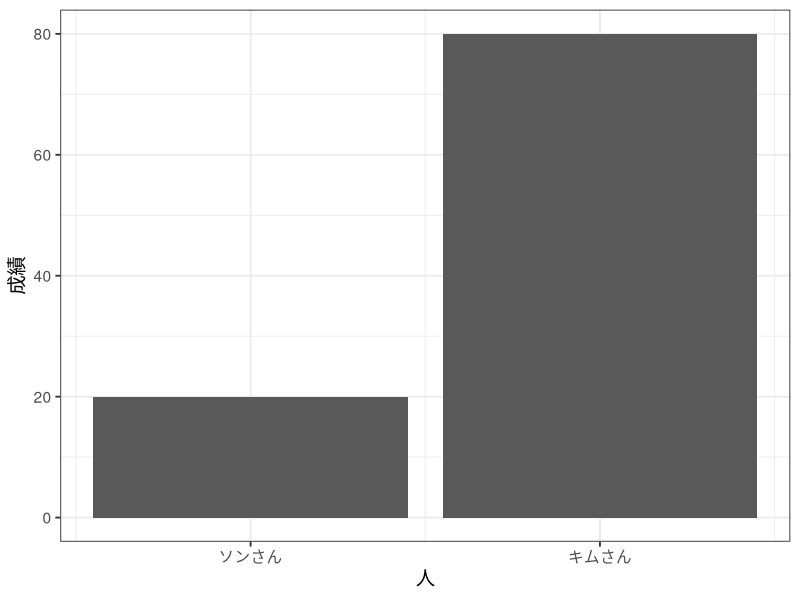
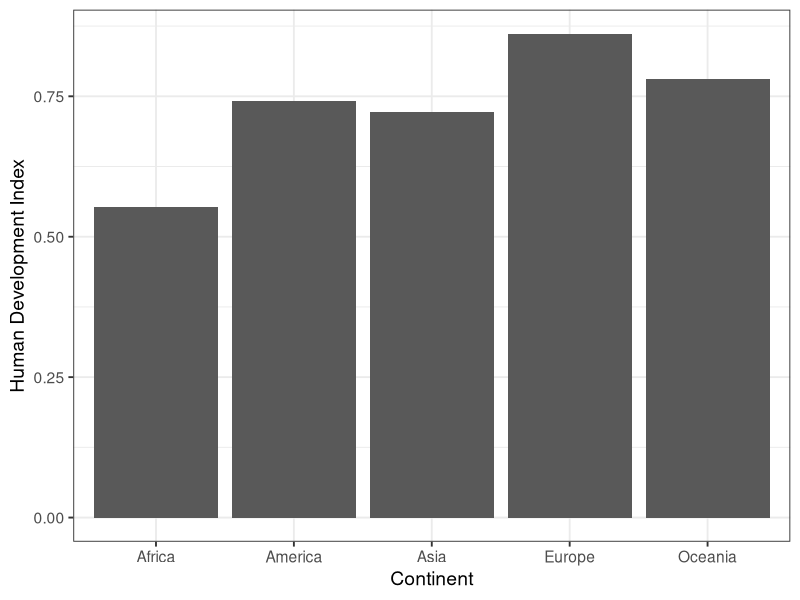
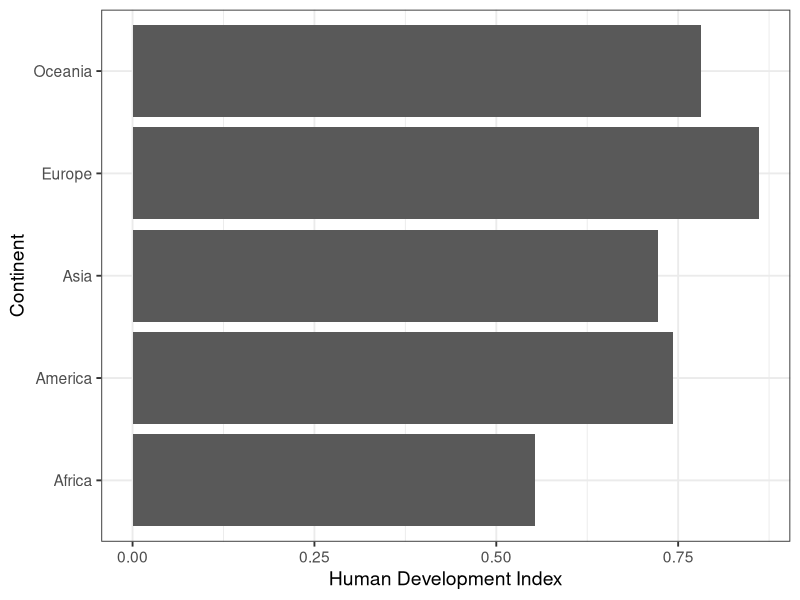
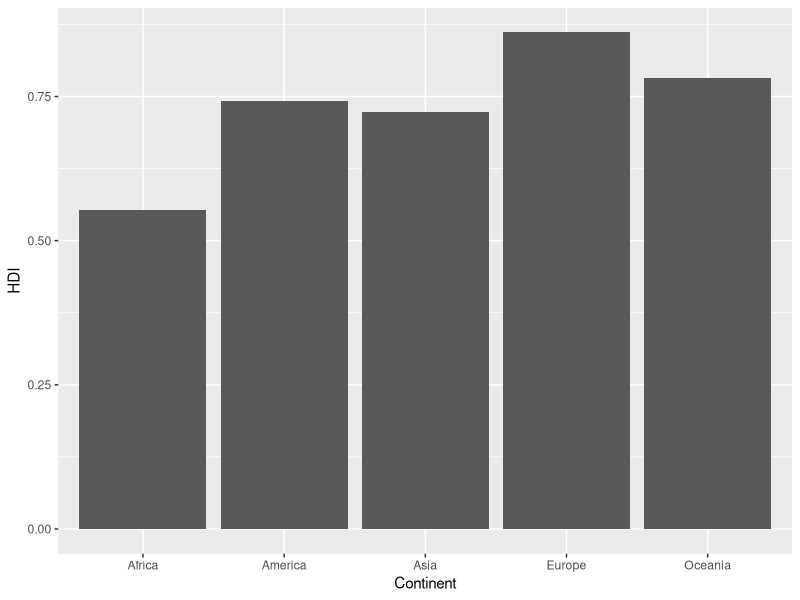
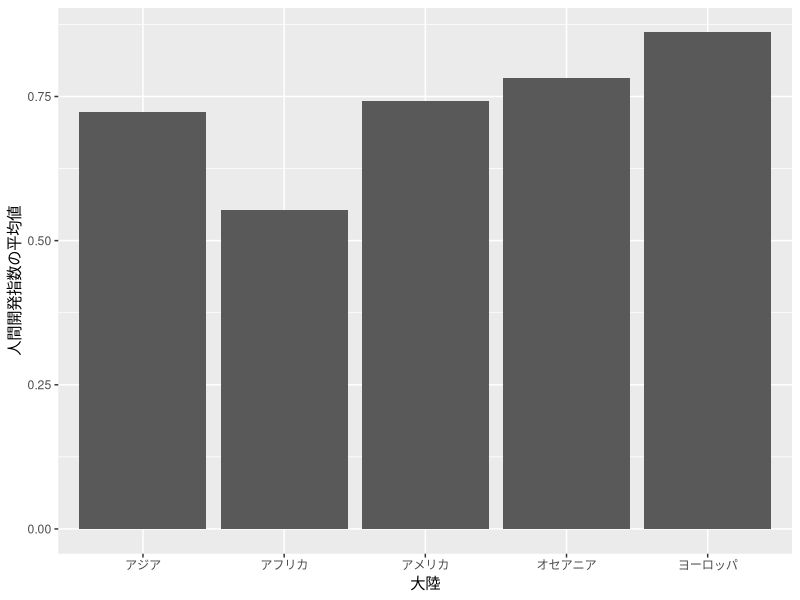
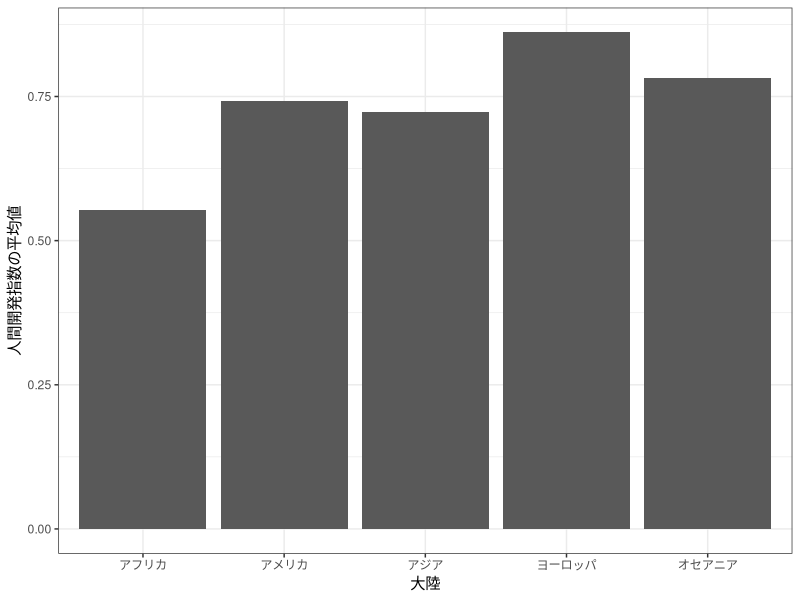
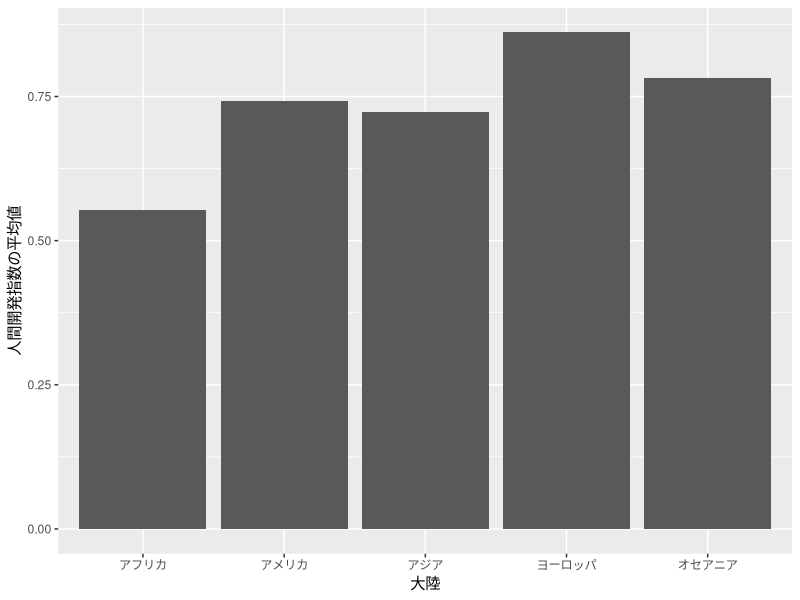
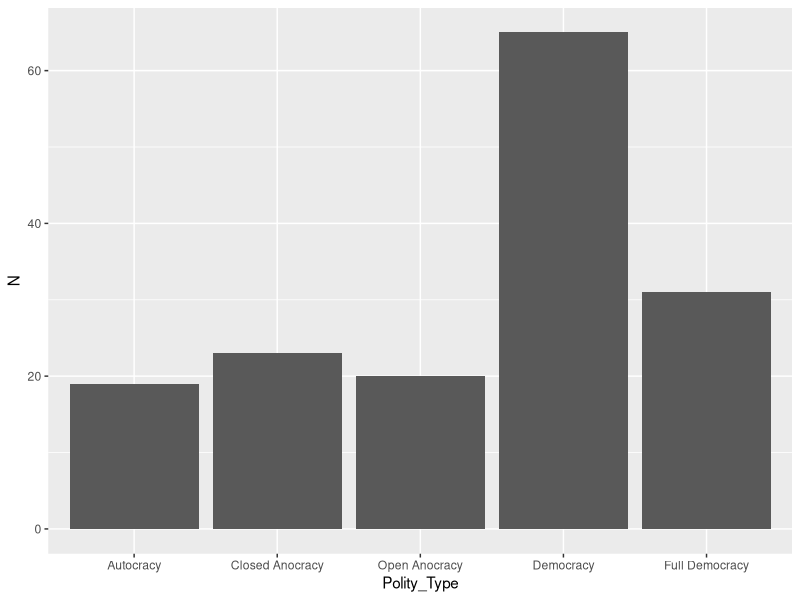

The R script that drew these images, in order: (Note: this script raises an error after producing the figures.)
## ---- chunk 1
#| include: false
library(tidyverse)
knitr::opts_chunk$set(dev       = "ragg_png",
                      dpi       = 300,
                      fig.align = "center",
                      echo      = TRUE)
df <- read_csv("Data/Micro09.csv")
## ---- chunk 2
#| message: false
library(tidyverse)
df <- read_csv("Data/Micro09.csv")
## ---- chunk 3
#| echo: false
tibble(x = 1:2,
       y = c(20, 80)) %>%
  ggplot() +
  geom_bar(aes(x = x, y = y), stat = "identity") +
  scale_x_continuous(breaks = 1:2, labels = c("ソンさん", "キムさん")) +
  labs(x = "人", y = "成績") +
  theme_bw(base_size = 14)
## ---- chunk 4
#| fig-cap: 2つの棒グラフ
#| fig-subcap: 
#|   - "xが大陸、yが人間開発指数"
#|   - "yが大陸、xが人間開発指数"
#| layout-ncol: 2
#| echo: false
#| fig-width: 5
#| fig-height: 4
df %>%
   group_by(Continent) %>%
   summarise(HDI = mean(HDI_2018, na.rm = TRUE)) %>%
   ggplot() +
   geom_bar(aes(x = Continent, y = HDI), stat = "identity") +
   labs(y = "Human Development Index") +
   theme_bw(base_size   = 14)

df %>%
   group_by(Continent) %>%
   summarise(HDI = mean(HDI_2018, na.rm = TRUE)) %>%
   ggplot() +
   geom_bar(aes(y = Continent, x = HDI), stat = "identity") +
   labs(x = "Human Development Index") +
   theme_bw(base_size   = 14)
## ---- chunk 5
df2 <- df %>%
   group_by(Continent) %>%
   summarise(HDI = mean(HDI_2018, na.rm = TRUE))

df2
## ---- chunk 6
#| fig-width: 5
#| fig-height: 2.8
#| code-line-numbers: "3"
bar_plot1 <- df2 %>%
  ggplot() +
  geom_bar(aes(x = Continent, y = HDI), stat = "identity")

bar_plot1
## ---- chunk 7
df2 <- df2 %>%
   mutate(Continent_J = case_when(Continent == "Asia"    ~ "アジア",
                                  Continent == "Africa"  ~ "アフリカ",
                                  Continent == "America" ~ "アメリカ",
                                  Continent == "Europe"  ~ "ヨーロッパ",
                                  TRUE                   ~ "オセアニア"))

df2
## ---- chunk 8
#| fig-width: 8
#| fig-height: 3.2
#| code-line-numbers: "4"
df2 %>%
   ggplot() +
   geom_bar(aes(x = Continent_J, y = HDI), stat = "identity") +
   labs(x = "大陸", y = "人間開発指数の平均値")
## ---- chunk 9
#| fig-width: 8
#| fig-height: 3.5
#| code-line-numbers: "2-4"
df2 %>%
   mutate(Continent_J = factor(Continent_J, 
                               levels = c("アフリカ", "アメリカ", "アジア", 
                                          "ヨーロッパ", "オセアニア"))) %>% 
   ggplot() +
   geom_bar(aes(x = Continent_J, y = HDI), stat = "identity") +
   labs(x = "大陸", y = "人間開発指数の平均値") +
   theme_bw() # Black and Whiteテーマも使ってみよう
## ---- chunk 10
df2
## ---- chunk 11
#| fig-width: 8
#| fig-height: 3.5
#| code-line-numbers: "2"
df2 %>%
   mutate(Continent_J = fct_inorder(Continent_J)) %>%
   ggplot() +
   geom_bar(aes(x = Continent_J, y = HDI), 
            stat = "identity") +
   labs(x = "大陸", y = "人間開発指数の平均値")
## ---- chunk 12
df3 <- df %>%
   drop_na(Polity_Type) %>%
   mutate(Polity_Type = factor(Polity_Type,
                               levels = c("Autocracy", "Closed Anocracy",
                                          "Open Anocracy", "Democracy",
                                          "Full Democracy"))) %>%
   group_by(Polity_Type) %>%
   summarise(N = n())

df3
## ---- chunk 13
#| fig-width: 8
#| fig-height: 3.5
df3 %>%
   ggplot() +
   geom_bar(aes(x = Polity_Type, y = N), stat = "identity")
## ---- chunk 14
df4 <- df %>%
   drop_na(Polity_Type) %>%
   mutate(Polity_Type = factor(Polity_Type,
                               levels = c("Autocracy", "Closed Anocracy",
                                          "Open Anocracy", "Democracy",
                                          "Full Democracy"))) %>%
   group_by(Polity_Type, Continent) %>%
   summarise(N       = n(),
             .groups = "drop")

df4
## ---- chunk 15
#| fig-width: 8
#| fig-height: 3
#| code-line-numbers: "3"
df4 %>%
  ggplot() +
  geom_bar(aes(x = Polity_Type, y = N, fill = Continent), stat = "identity")
## ---- chunk 16
#| fig-width: 8
#| fig-height: 3
#| code-line-numbers: "4"
df4 %>%
  ggplot() +
  geom_bar(aes(x = Polity_Type, y = N, fill = Continent), stat = "identity",
           position = "dodge")
## ---- chunk 17
#| fig-width: 8
#| fig-height: 3
#| code-line-numbers: "5"
df4 %>%
  ggplot() +
  geom_bar(aes(x = Polity_Type, y = N, fill = Continent), stat = "identity",
           position = "dodge") +
  theme(legend.position = "bottom")
## ---- chunk 18
#| fig-width: 8
#| fig-height: 3
#| code-line-numbers: "3"
df4 %>%
  ggplot() +
  geom_bar(aes(x = Continent, y = N, fill = Polity_Type), stat = "identity",
           position = "dodge") +
  labs(x = "Continent", y = "Number of Countries", fill = "Polity Type")
## ---- chunk 19
#| fig-width: 7
#| fig-height: 2.5
#| code-line-numbers: "4"
bar_plot2 <- df4 %>%
  ggplot() +
  geom_bar(aes(x = Polity_Type, y = N), stat = "identity") +
  facet_wrap(~ Continent, ncol = 5) # ncol/nrowで列/行数の指定が可能

bar_plot2
## ---- chunk 20
#| fig-width: 7
#| fig-height: 2.5
#| code-line-numbers: "3"
bar_plot3 <- bar_plot2 +
   theme_minimal() + # テーマを変えてみよう
   theme(axis.text.x = element_text(angle = 35, vjust = 1, hjust = 1)) # 35度回転

bar_plot3
## ---- chunk 21
#| code-line-numbers: "3"
#| fig-width: 8
#| fig-height: 3.25
bar_plot4 <- df4 %>%
  ggplot() +
  geom_bar(aes(x = N, y = Polity_Type), stat = "identity") +
  labs(x = "Number of Countries", y = "Poltiy Type") +
  facet_wrap(~ Continent, ncol = 5) + # 5列のファセット分割
  theme_minimal(base_size = 12)       # フォントサイズの調整も可能

bar_plot4
## ---- chunk 22
#| fig-cap: "ベクトル vs. ビットマップ"
#| fig-subcap: 
#|   - "ベクトル画像"
#|   - "ビットマップ画像"
#| layout-ncol: 2
#| echo: false
#| out-width: "300px"
knitr::include_graphics("Figs/12/PDF_Example.png")
knitr::include_graphics("Figs/12/PNG_Example.png")
## ---- chunk 23
#| echo: false
#| fig-width: 8
#| fig-height: 3.5
#| warning: false
#| message: false
df %>%
   ggplot() +
   geom_histogram(aes(x = HDI_2018), binwidth = 0.05) +
   labs(x = "人間開発指数 (2018年)", y = "国家数") +
   theme_gray(base_size   = 12)
## ---- chunk 24
#| fig-width: 8
#| fig-height: 3.5
#| warning: false
#| message: false
df %>%
  ggplot() +
  geom_histogram(aes(x = HDI_2018)) # HDI_2018のヒストグラム
## ---- chunk 25
#| fig-width: 8
#| fig-height: 3.5
#| warning: false
#| message: false
df %>%
  ggplot() +
  geom_histogram(aes(x = HDI_2018), bins = 10) # 棒を10本にする
## ---- chunk 26
#| fig-width: 8
#| fig-height: 3.5
#| warning: false
#| message: false
df %>%
  ggplot() +
  geom_histogram(aes(x = HDI_2018), binwidth = 0.05) # 棒の幅を0.05にする
## ---- chunk 27
#| fig-width: 8
#| fig-height: 3
#| warning: false
#| message: false
hist_plot1 <- df %>%
  ggplot() +
  geom_histogram(aes(x = HDI_2018), binwidth = 0.05, color = "white") +
  labs(x = "Human Development Index (2018)", y = "Number of Countries")
hist_plot1
## ---- chunk 28
#| fig-width: 8
#| fig-height: 3
#| warning: false
#| message: false
#| code-line-numbers: "2,3"
hist_plot2 <- hist_plot1 +
   scale_x_continuous(breaks = seq(0.4, 1.0, by = 0.1),
                      labels = seq(0.4, 1.0, by = 0.1))
## ---- chunk 29
#| fig-width: 8
#| fig-height: 3.4
#| warning: false
#| message: false
#| code-line-numbers: "2"
hist_plot1 +
   facet_wrap(~Continent, ncol = 6)
## ---- chunk 30
#| fig-width: 8
#| fig-height: 3
#| warning: false
#| message: false
#| code-line-numbers: "4,5"
df %>%
   mutate(OECD = if_else(OECD == 1, "OECD Members", "Others")) %>%
   ggplot() +
   geom_histogram(aes(x = HDI_2018, fill = OECD), position = "identity",
                  binwidth = 0.05, color = "white", alpha = 0.5)
